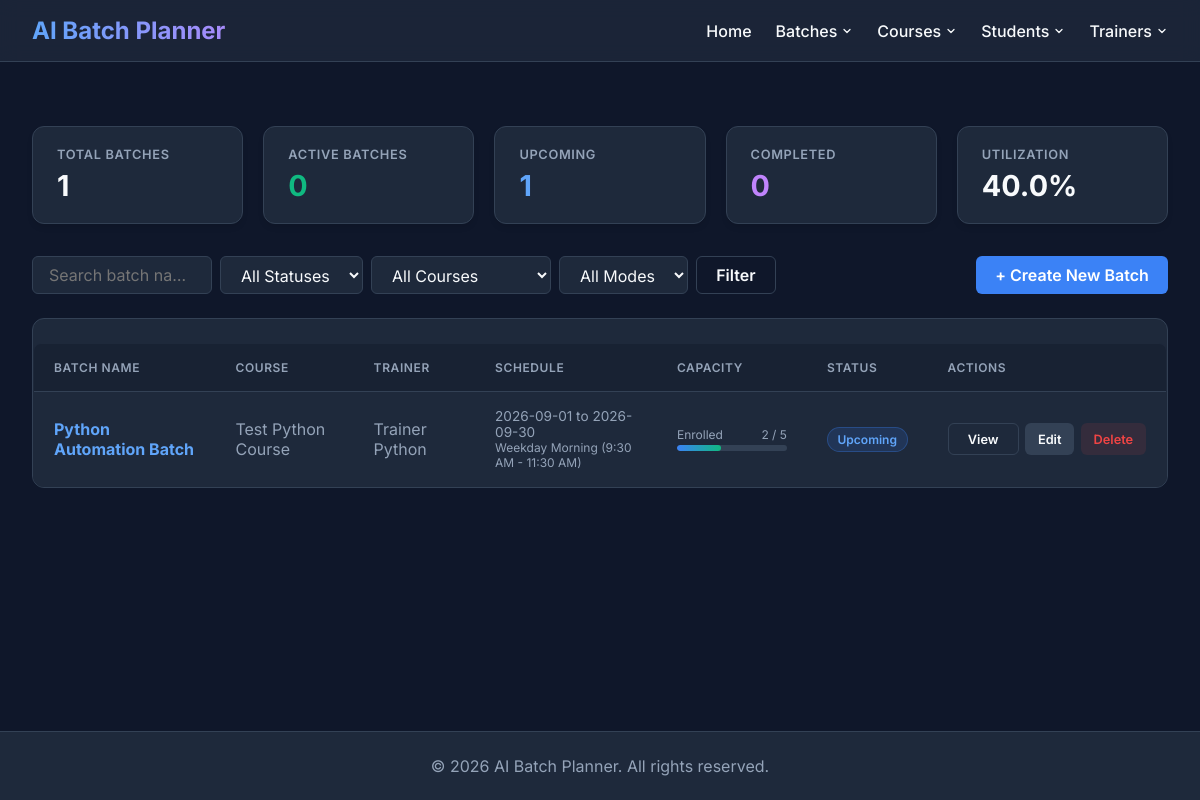
The page /batches on the database as committed earlier.
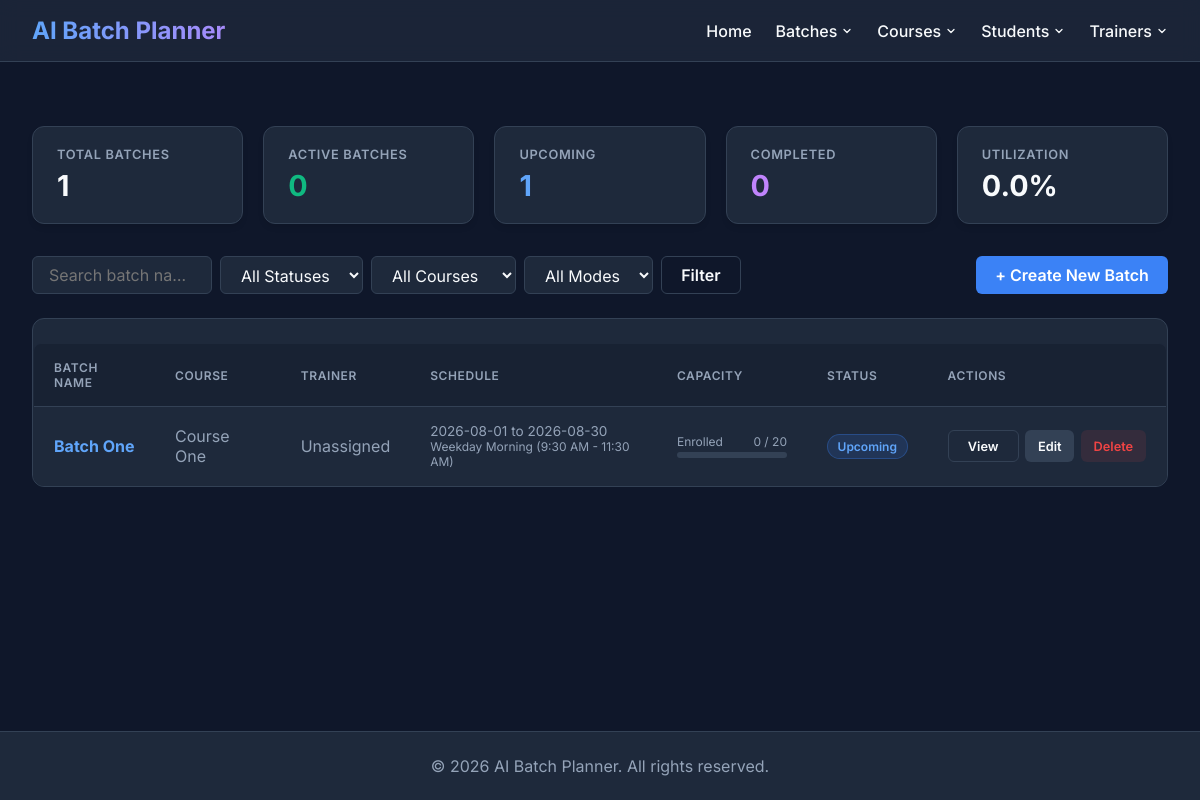
The same page on the database as committed later.
### tables this page shows
CREATE TABLE batch (
    batch_id INTEGER PRIMARY KEY AUTOINCREMENT,
    batch_code TEXT NOT NULL UNIQUE,
    batch_name TEXT NOT NULL,
    course_id INTEGER NOT NULL,
    trainer_id INTEGER,
    start_date TEXT NOT NULL,
    end_date TEXT NOT NULL,
    slot_type TEXT NOT NULL CHECK(slot_type IN (
        'Weekday Morning (9:30 AM - 11:30 AM)',
        'Weekday Midday (11:45 AM - 1:45 PM)',
        'Weekday Afternoon (2:45 PM - 4:45 PM)',
        'Weekday Evening (5:00 PM - 7:00 PM)',
        'Weekend Full Day (10:00 AM - 4:00 PM)',
        'Custom'
    )),
    start_time TEXT,
    end_time TEXT,
    mode TEXT NOT NULL DEFAULT 'Offline' CHECK(mode IN ('Online', 'Offline', 'Hybrid')),
    location TEXT,
    max_capacity INTEGER NOT NULL DEFAULT 30 CHECK(max_capacity > 0),
    enrolled_count INTEGER NOT NULL DEFAULT 0 CHECK(enrolled_count >= 0),
    status TEXT NOT NULL DEFAULT 'Upcoming' CHECK(status IN ('Upcoming', 'In Progress', 'Completed', 'On Hold', 'Cancelled')),
    description TEXT,
    created_at TIMESTAMP DEFAULT CURRENT_TIMESTAMP,
    updated_at TIMESTAMP DEFAULT CURRENT_TIMESTAMP,
    created_by TEXT,
    updated_by TEXT,
    FOREIGN KEY (course_id) REFERENCES Course(id) ON DELETE RESTRICT,
    FOREIGN KEY (trainer_id) REFERENCES trainer(trainer_id) ON DELETE SET NULL
);

### routes/batch_routes.py (the view)
@batch_bp.route("/batches")
def list_batches():
    status = request.args.get("status")
    course_id = request.args.get("course_id")
    trainer_id = request.args.get("trainer_id")
    mode = request.args.get("mode")
    search = request.args.get("search")
    batches = batch_service.get_all_batches(
        status=status,
        course_id=course_id,
        trainer_id=trainer_id,
        mode=mode,
        search=search
    )
    stats = batch_service.get_statistics()
    courses = course_service.get_active_courses()
    trainers = [t for t in get_all_trainers() if t.get('status') == 'Active']
    return render_template(
        "batches.html",
        batches=batches,
        stats=stats,
        courses=courses,
        trainers=trainers,
        selected_status=status or "",
        selected_course=course_id or "",
        selected_trainer=trainer_id or "",
        selected_mode=mode or "",
        search_query=search or ""
    )

### database/db.py (called while the page is built)
def get_connection():
    connection = sqlite3.connect(DATABASE_NAME)
    connection.row_factory = sqlite3.Row
    connection.execute("PRAGMA foreign_keys = ON")
    return connection

### models/batch.py (called while the page is built)
    def get_connection(self):
        conn = sqlite3.connect(DB_PATH)
        conn.row_factory = sqlite3.Row
        conn.execute("PRAGMA foreign_keys = ON")
        return conn

### models/course.py (called while the page is built)
    def get_connection(self):
        conn = sqlite3.connect(DB_PATH)
        conn.row_factory = sqlite3.Row
        return conn

    def get_active_courses(self):
        return self.get_courses_by_status("Active")

    def get_courses_by_status(self, status):
        conn = self.get_connection()
        rows = conn.execute("SELECT * FROM Course WHERE status=? ORDER BY course_name",(status,)).fetchall()
        conn.close()
        return [dict(r) for r in rows]

### services/batch_service.py (called while the page is built)
    def get_all_batches(self, status=None, course_id=None, trainer_id=None, mode=None, search=None):
        return self.batch_model.get_all_batches(
            status=status,
            course_id=course_id,
            trainer_id=trainer_id,
            mode=mode,
            search=search
        )

### templates/batches.html (shortened to what the changed rows need)
{% extends 'base.html' %}
{% block content %}
<div class="stats-grid">
    <div class="stat-card">
        <div class="stat-title">Utilization</div>
        <div class="stat-value">{{ stats.capacity_utilization }}%</div>
    </div>
</div>
<div class="table-container">
    <table class="data-table">
        <thead>
            <tr>
                <th>Batch Name</th>
                <th>Course</th>
                <th>Trainer</th>
                <th>Schedule</th>
                <th>Capacity</th>
                <th>Status</th>
                <th>Actions</th>
            </tr>
        </thead>
        <tbody>
            {% for batch in batches %}
            <tr>
                <td style="font-weight: 500;">
                    <a href="{{ url_for('batch_bp.view_batch_details', batch_id=batch.batch_id) }}" class="batch-code-link">
                        {{ batch.batch_name }}
                    </a>
                </td>
                <td>{{ batch.course_name or 'Unassigned' }}</td>
                <td>{{ batch.trainer_name or 'Unassigned' }}</td>
                <td style="font-size: 0.85rem;">
                    <div>{{ batch.start_date }} to {{ batch.end_date }}</div>
                    <div style="color: var(--text-muted); font-size: 0.75rem;">{{ batch.slot_type }}</div>
                </td>
                <td>
                    <div class="capacity-wrapper">
                        <div class="capacity-label">
                            <span>Enrolled</span>
                            <span>{{ batch.enrolled_count }} / {{ batch.max_capacity }}</span>
                        </div>
                        {% set pct = (batch.enrolled_count / batch.max_capacity * 100)|round|int if batch.max_capacity > 0 else 0 %}
                        <div class="progress-bar-bg">
                            <div class="progress-bar-fill" style="width: {{ pct }}%;"></div>
                        </div>
                    </div>
                </td>
                <td>
                    {% set status_class = 'status-' ~ batch.status.lower().replace(' ', '-') %}
                    <span class="badge {{ status_class }}">{{ batch.status }}</span>
                </td>
                <td>
                    <div class="actions-group">
                        <a href="{{ url_for('batch_bp.view_batch_details', batch_id=batch.batch_id) }}" class="btn btn-outline" style="height: 32px; font-size: 0.8rem;">View</a>
                        <a href="{{ url_for('batch_bp.edit_batch', batch_id=batch.batch_id) }}" class="btn btn-secondary" style="height: 32px; font-size: 0.8rem;">Edit</a>
                        <form action="{{ url_for('batch_bp.delete_batch', batch_id=batch.batch_id) }}" method="POST" onsubmit="return confirm('Are you sure you want to delete this batch?');">
                            <button type="submit" class="btn btn-danger" style="height: 32px; font-size: 0.8rem;">Delete</button>
                        </form>
                    </div>
                </td>
            </tr>
            {% else %}
            <tr>
                <td colspan="7" style="text-align: center; color: var(--text-muted); padding: 3rem;">
                    No batches found. Click <strong>+ Create New Batch</strong> to get started.
                </td>
            </tr>
            {% endfor %}
        </tbody>
    </table>
</div>
{% endblock %}

Rows that differ between the two databases and show on the page:
removed batch: batch_name "Python Automation Batch", course_name "Test Python Course", trainer_name "Trainer Python", start_date "2026-09-01", end_date "2026-09-30", slot_type "Weekday Morning (9:30 AM - 11:30 AM)", enrolled_count "2", max_capacity "5", {{ pct }} 40 (drawn), status "Upcoming"
added batch: batch_name "Batch One", course_name "Course One", trainer_name "Unassigned", start_date "2026-08-01", end_date "2026-08-30", slot_type "Weekday Morning (9:30 AM - 11:30 AM)", enrolled_count "0", max_capacity "20", status "Upcoming"
Other text that changed with them:
{{ stats.capacity_utilization }}: "40.0" → "0.0"
